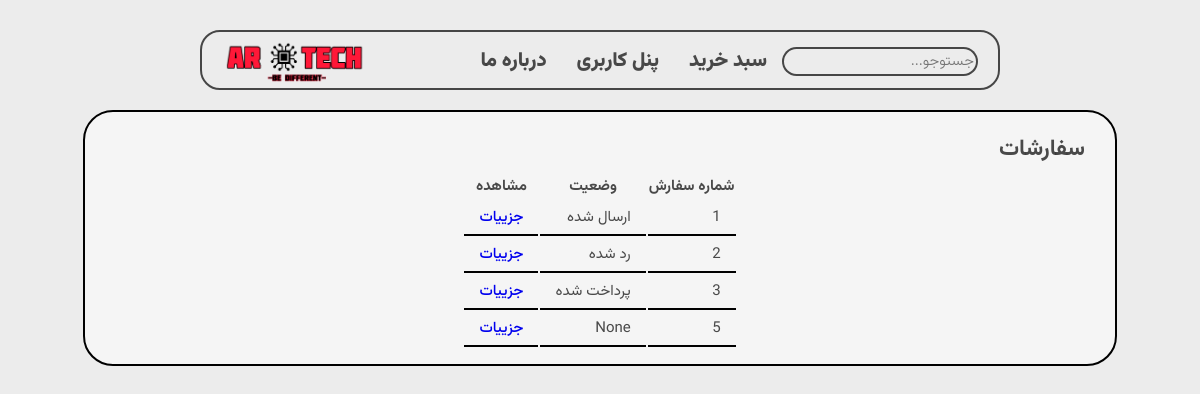
Before: /user/dashboard (signed in) with the older database file.
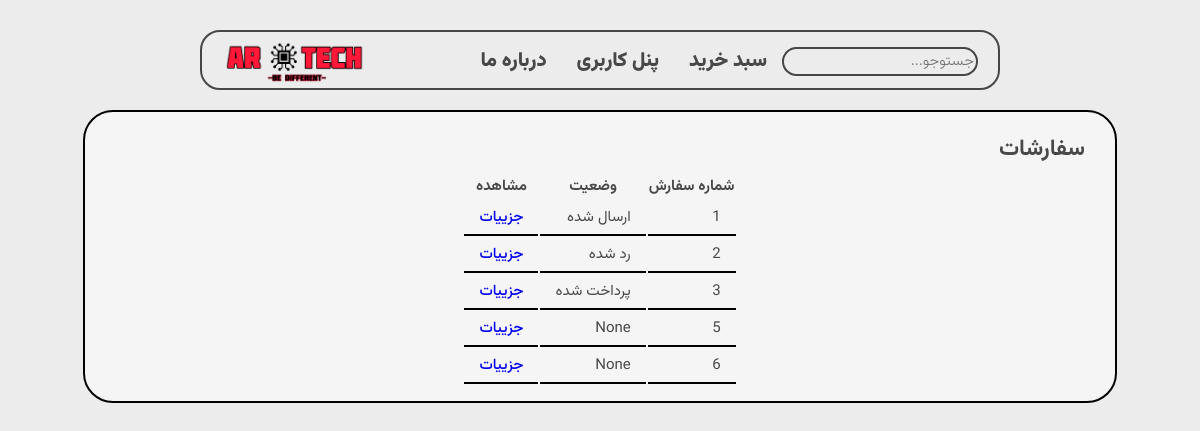
After: the same page with the newer database file.
### models/model_cart.py (models this page shows, shortened)
class Cart(db.Model):
    __tablename__="carts"
    id = Column(Integer , primary_key= True)
    status = Column(String,default="pending")
    user_id = Column(Integer,ForeignKey('users.id'),nullable=False)
    user = db.relationship('User',backref=backref('carts', lazy ='dynamic'))
    def get_status_persian(self):
        if self.status == 'pending':
            return ' در انتظار پرداخت '
        elif self.status == 'paid':
            return " پرداخت شده "
        elif self.status == 'sent':
            return ' ارسال شده '
        elif self.status == 'rejected':
            return ' رد شده '

### blueprints/user.py (the view)
@app.route('/user/dashboard' , methods=['GET'])
@login_required
def dashboard():
    return render_template('user/dashboard.html')

### app.py (called while the page is built)
@login_manager.user_loader
def load_user(user_id):
    return User.query.filter(User.id == user_id).first()

### templates/user/dashboard.html (shortened to what this page needs)
{% extends 'base.html' %}
{% block body %}
{% include 'parts/header.html' %}
    <section class="simple-box">
        <h1>سفارشات</h1>
        <table class="cart">
            <tr>
                <th>شماره سفارش</th>
                <th>وضعیت</th>
                <th>مشاهده</th>
            </tr>
            {% for cart in current_user.carts |selectattr('status' , '!=','pending') %}
            <tr>
                <td>{{ cart.id }}</td>
                <td>{{ cart.get_status_persian() }}</td>
                <td><a href="{{ url_for('user.order', id = cart.id)}}">جزيیات</a></td>
            </tr>
            {% endfor %}
        </table>
    </section>
{% endblock %}

### templates/base.html (shortened to what this page needs)
<!DOCTYPE html>
<html lang="fa" dir="rtl">
<head>
    <link rel="stylesheet" href="{{url_for('static',filename='css/index.css')}}">
    <link rel="stylesheet" href="{{url_for('static',filename='css/eggy.css')}}" />
    <link rel="stylesheet" href="{{url_for('static',filename='css/progressbar.css')}}" />
    <link rel="stylesheet" href="{{url_for('static',filename='css/theme.css')}}" />
</head>
<body>
    {%block body%}
    {% endblock %}
</body>
</html>

### templates/parts/header.html (shortened to what this page needs)
<header>
    <section>
        <a href="/">
            <img class="home-img" src="{{ url_for ('static' , filename='images/logo.png') }}"  alt="AR TECH" >
        </a>
        <div id="header-menu">
            <form action="/" method="get">
               <input type="search" value="{{ search if search != None }}" name="search" placeholder="جستوجو...">
            </form>
            <a class="header-link" href="/cart" >سبد خرید</a>
            {% if current_user.is_authenticated %}
            <a class="header-link" href="/user/dashboard">پنل کاربری</a>
            {% else %}
            <a class="header-link" href="/user/login">ورود/ثبت نام</a>
            {%endif%}
            <a class="header-link" href="/about" >درباره ما</a>
        </div>
    </section>
</header>

### static/css/index.css (style rules this page uses)
:root { --font-color :rgba(32, 32, 32, 0.808) }
* { transition: all 300ms ease-in-out !important; }
body { padding: 0; margin: 0; font-size: 15px; background: #ececec; color: var(--font-color) ; font-family: Vazirmatn; }
header { width: 100%; text-align: center; margin: 20px auto; }
header a { max-width: 150px; float: left; }
header a img.home-img { height: 45px; width: 140px; }
header div { display: flex; justify-content: center; align-items: center; float: right; }
header > section { box-sizing: border-box; width: 100%; max-width: 800px; height: 60px; margin: 30px auto auto; padding: 8px 20px; border: 2px solid var(--font-color) ; border-radius: 20px; }
header a.header-link { font-size: 20px; color: var(--font-color) ; text-decoration: none; font-weight: 900; margin: 0 10px; padding: 5px; }
header input { font-family: vazirmatn; font-size: 15px; border-radius: 15px; font-weight: 300; background-color: #ececec; color: var(--font-color); border: 2px solid var(--font-color); }
a { text-decoration: none; font-weight: 500; display: flex; align-items: center; }
a > img { height: 20px; width: 20px; margin-right: 7px; margin-left: 6px; }
.simple-box { background:#f5f5f5; border: 2px solid black; border-radius: 30px; max-width: 1000px; margin: 20px auto auto ; padding: 15px; }
.simple-box h1 { margin: 5px 15px; }
table.cart { margin: auto; }
table.cart td { padding: 5px 15px; border-bottom: 2px black solid ; }

Changed rows visible on the page:
added Cart: id "6", get_status_persian "None"
